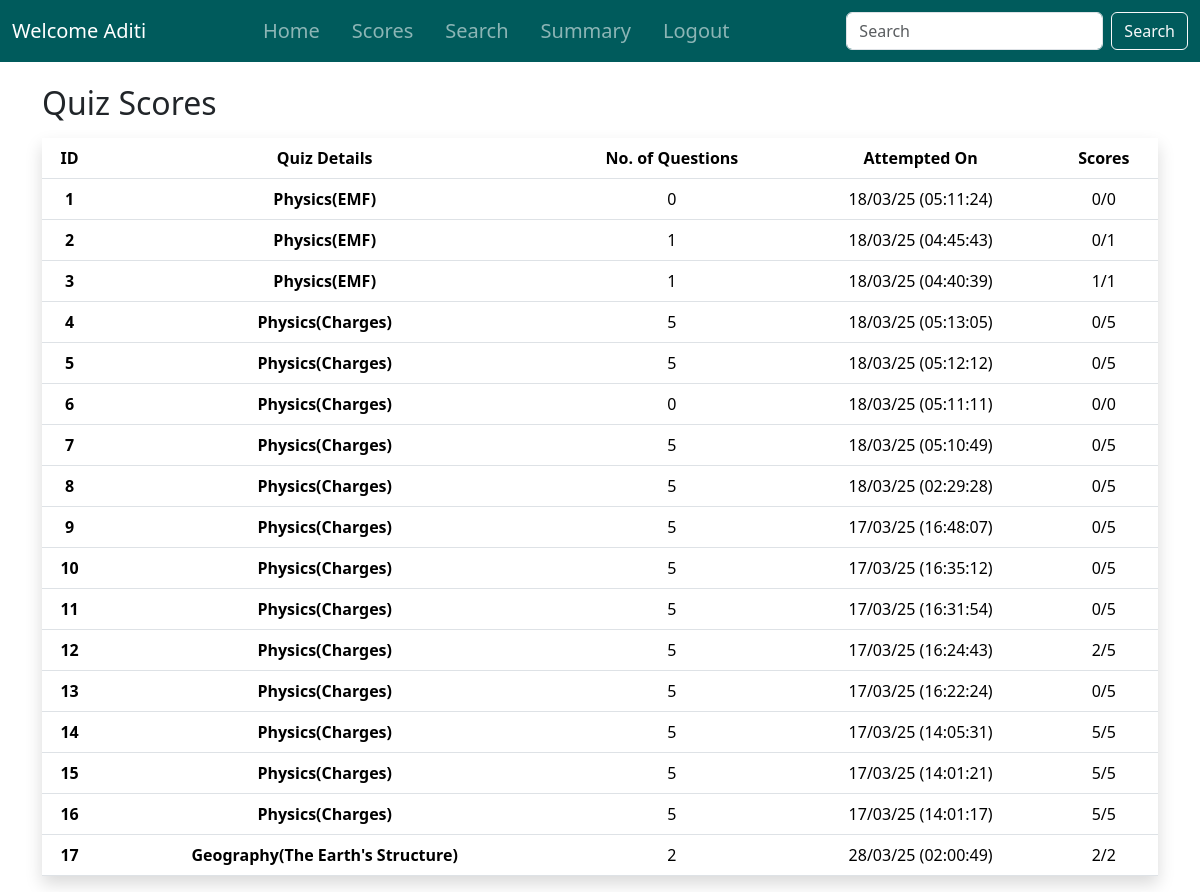
Before: /quiz_scores/1 (signed in) with the older database file.
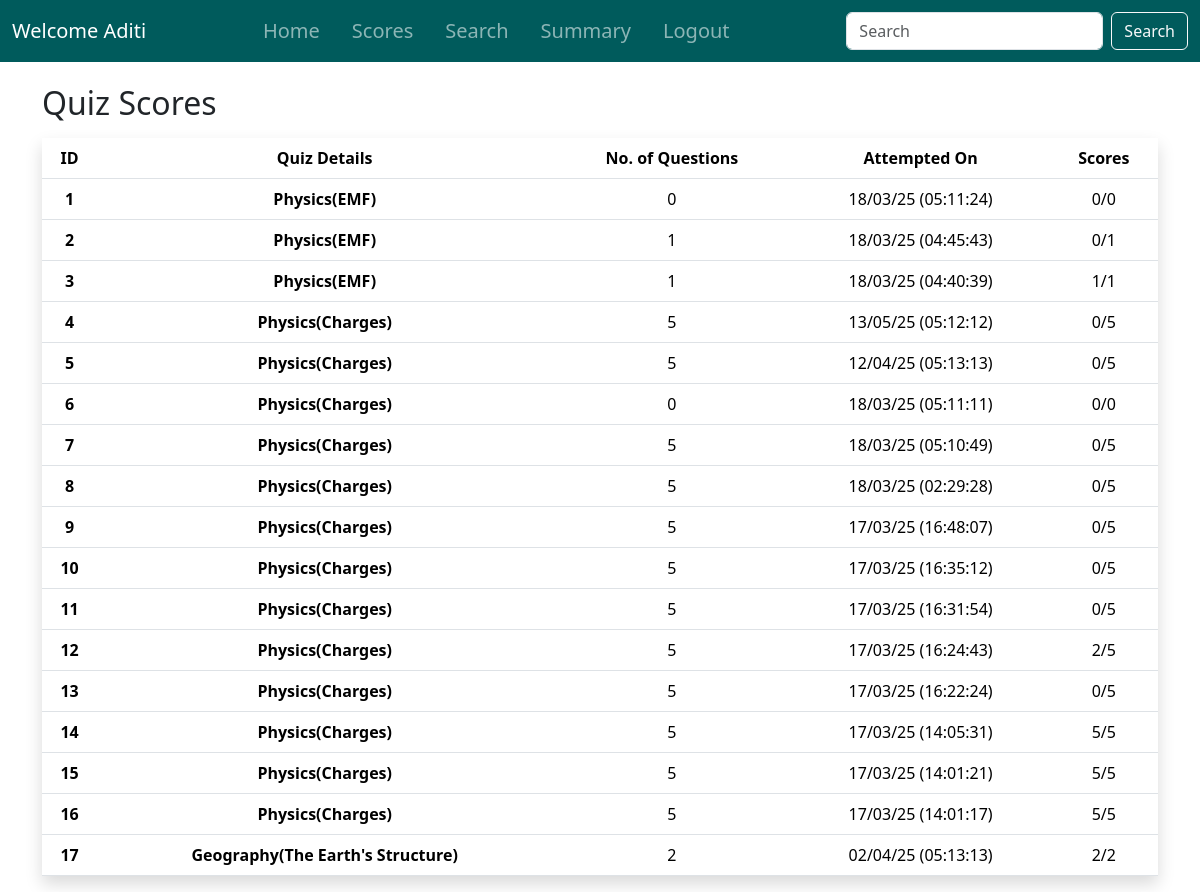
After: the same page with the newer database file.
### controllers/models.py (models this page shows, shortened)
class User(db.Model, UserMixin):
    __tablename__ = 'user'
    id = db.Column(db.Integer, primary_key=True)
    fullname = db.Column(db.String(200), nullable=False)
    email = db.Column(db.String(150), unique=True, nullable=False)
    username = db.Column(db.String(100), unique=True, nullable=False)
    dob = db.Column(db.Date, nullable=False)
    qualification = db.Column(db.String(200))
    document_path = db.Column(db.String(length=200), nullable=False)  # Path to uploaded document
    password = db.Column(db.String(60), nullable=False)

class Score(db.Model):
    id = db.Column(db.Integer, primary_key=True)
    quiz_id = db.Column(db.Integer, db.ForeignKey('quiz.id'), nullable=False)
    user_id = db.Column(db.Integer, db.ForeignKey('user.id'), nullable=False)
    time_stamp_of_attempt = db.Column(db.DateTime, default=func.now())
    total_scored = db.Column(db.Integer, nullable=False)
    user = db.relationship('User', backref='scores')
    @hybrid_property
    def formatted_timestamp(self):
        if self.time_stamp_of_attempt:
            return self.time_stamp_of_attempt.strftime("%d/%m/%y (%H:%M:%S)")
        return None

class Subject(db.Model):
    id = db.Column(db.Integer, primary_key=True)
    name = db.Column(db.String(200), unique=True, nullable=False)
    description = db.Column(db.Text)
    chapters = db.relationship('Chapter', backref='subject', cascade='all, delete-orphan')

class Chapter(db.Model):
    id = db.Column(db.Integer, primary_key=True)
    name = db.Column(db.String(200), nullable=False, unique=True)
    description = db.Column(db.Text, nullable=False)
    no_of_quizes = db.Column(db.Integer, nullable=False) # I don't know how to use this stuff.
    subject_id = db.Column(db.Integer, db.ForeignKey('subject.id'), nullable=False)
    quizzes = db.relationship('Quiz', backref='chapter', cascade='all, delete-orphan')

### controllers/routes.py (the view)
@app.route('/quiz_scores/<int:user_id>')
@login_required
def quiz_scores(user_id=None):
    scores = (
        Score.query
        .join(Quiz)  # Join to access Quiz fields
        .filter(Score.user_id == user_id)
        .order_by(Quiz.chapter_id, Score.time_stamp_of_attempt.desc())  # Order by chapter and time_stamp_of_attempt
        .options(joinedload(Score.quiz))  # Eager load to reduce queries
        .all()
    )
    return render_template('quiz_scores.html', scores=scores)

### controllers/models.py (called while the page is built)
@login_manager.user_loader
def load_user(user_id):
    try:
        user_type, id = user_id.split('-')
        id = int(id)
        if user_type == 'admin':
            return Admin.query.get(id)
        else:
            return User.query.get(id)
    except (ValueError, AttributeError):
        print(f"ERROR: Invalid user_id: {user_id}")
        return None

    @hybrid_property
    def no_of_questions(self):
        return len(self.questions)

### controllers/templates/quiz_scores.html (shortened to what this page needs)
{% extends 'base.html' %}
{% block content %}
    <div class="container mt-4">
            <h2>Quiz Scores</h2>
            {% if scores %}
                <table class="table table-hover shadow mt-3">
                    <thead>
                        <tr>
                            <th scope="col" class="text-center">ID</th>
                            <th scope="col" class="text-center">Quiz Details</th>
                            <th scope="col" class="text-center">No. of Questions</th>
                            <th scope="col" class="text-center">Attempted On</th>
                            <th scope="col" class="text-center">Scores</th>
                        </tr>
                    </thead>
                    <tbody>
                        {% for score in scores %}
                            <tr>
                                <th scope="col" class="text-center">{{ loop.index }}</th>
                                <th scope="col" class="text-center">{{ score.quiz.subject.name }}({{ score.quiz.chapter.name }})</th>
                                <td class="text-center">{{score.quiz.no_of_questions}}</td>
                                <td class="text-center">{{score.formatted_timestamp}}</td>
                                <td class="text-center">{{score.total_scored}}/{{score.quiz.no_of_questions}}</td>
                            </tr>
                        {% endfor %}
                    </tbody>
                </table>
            {% else %}
                <div class="container"><h3 style="color: #808080;">You haven't participated in any quiz yet! Participate to have scores</h3></div>
            {% endif %}
    </div>
{% endblock%}

### controllers/templates/base.html (shortened to what this page needs)
<!doctype html>
<html lang="en">
<head>
    <link rel="stylesheet" href="https://cdnjs.cloudflare.com/ajax/libs/font-awesome/6.0.0-beta3/css/all.min.css">
    <link href="https://cdn.jsdelivr.net/npm/bootstrap@5.3.3/dist/css/bootstrap.min.css" rel="stylesheet"
>
    <link rel="stylesheet" href="../static/styles.css">
</head>
<body class="d-flex flex-column min-vh-100">
    <header>
        <nav class="navbar navbar-expand-lg navbar-dark fixed-top color custom-navbar">
            <div class="container-fluid">
                {% if current_user.is_authenticated %}
                <a class="navbar-brand me-auto" href="#">
                    Welcome {{ current_user.username if current_user.username else current_user.email.split('@')[0] }}
                </a>
                <div class="collapse navbar-collapse justify-content-center" id="navbarNavAltMarkup">
                    <div class="navbar-nav">
                        <a class="nav-link fs-5 px-3 py-2" aria-current="page" href="{{url_for('dashboard')}}">Home</a>
                        {% if current_user.__tablename__ == 'admin' %}
                            <a class="nav-link fs-5 px-3 py-2" href="{{url_for('quiz_management')}}">Quiz</a>
                        {% elif current_user.__tablename__ == 'user' %}
                            <a class="nav-link fs-5 px-3 py-2" href="{{ url_for('quiz_scores', user_id=current_user.id)}}">Scores</a>
                        {% endif %}
                        <a class="nav-link fs-5 px-3 py-2" href="{{url_for('search')}}">Search</a>
                        <a class="nav-link fs-5 px-3 py-2" href="#">Summary</a>
                        <a class="nav-link fs-5 px-3 py-2" href="{{url_for('logout')}}">Logout</a>
                    </div>
                </div>
                <form class="d-flex ms-auto">
                    <input class="form-control me-2" type="search" placeholder="Search" aria-label="Search">
                    <button class="btn btn-outline-light" type="submit">Search</button>
                </form>
                {% endif %}
            </div>
        </nav>
    </header>
    <main class="flex-grow-1">
        {% block content %}
        {% endblock %}
    </main>
</body>
</html>

### controllers/static/styles.css (style rules this page uses)
body { padding-top: 60px; }
.custom-navbar { background-color: #005B5C; }

Changed rows visible on the page:
changed Score (number 4 of 17 on the later page): formatted_timestamp "18/03/25 (05:12:12)" → "13/05/25 (05:12:12)"; moves up the list
changed Score (number 5 of 17 on the later page): formatted_timestamp "18/03/25 (05:13:05)" → "12/04/25 (05:13:13)"
changed Score "Geography": formatted_timestamp "28/03/25 (02:00:49)" → "02/04/25 (05:13:13)"
